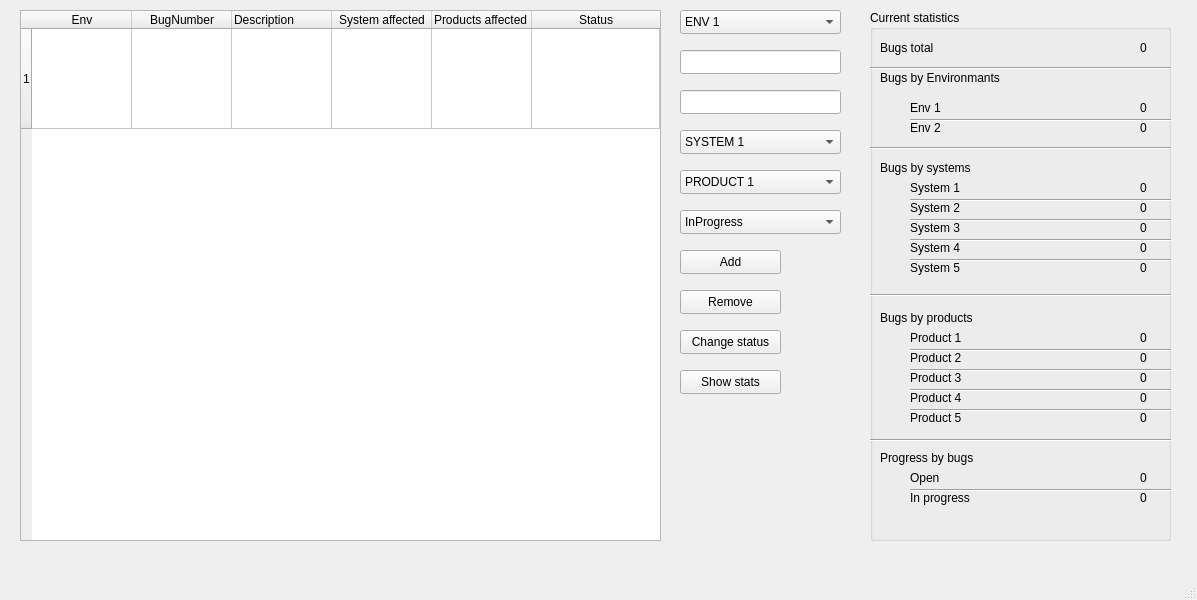
<?xml version="1.0" encoding="UTF-8"?>
<ui version="4.0">
 <class>MainWindow</class>
 <widget class="QMainWindow" name="MainWindow">
  <property name="geometry">
   <rect>
    <x>0</x>
    <y>0</y>
    <width>1197</width>
    <height>600</height>
   </rect>
  </property>
  <property name="windowTitle">
   <string>MainWindow</string>
  </property>
  <widget class="QWidget" name="centralwidget">
   <widget class="QTableWidget" name="tableWidget">
    <property name="geometry">
     <rect>
      <x>20</x>
      <y>10</y>
      <width>641</width>
      <height>531</height>
     </rect>
    </property>
    <property name="sizePolicy">
     <sizepolicy hsizetype="Maximum" vsizetype="Expanding">
      <horstretch>0</horstretch>
      <verstretch>0</verstretch>
     </sizepolicy>
    </property>
    <property name="maximumSize">
     <size>
      <width>961</width>
      <height>16777215</height>
     </size>
    </property>
    <attribute name="horizontalHeaderCascadingSectionResizes">
     <bool>false</bool>
    </attribute>
    <attribute name="horizontalHeaderMinimumSectionSize">
     <number>50</number>
    </attribute>
    <attribute name="horizontalHeaderStretchLastSection">
     <bool>true</bool>
    </attribute>
    <attribute name="verticalHeaderCascadingSectionResizes">
     <bool>false</bool>
    </attribute>
    <attribute name="verticalHeaderMinimumSectionSize">
     <number>30</number>
    </attribute>
    <attribute name="verticalHeaderDefaultSectionSize">
     <number>100</number>
    </attribute>
    <attribute name="verticalHeaderHighlightSections">
     <bool>true</bool>
    </attribute>
    <attribute name="verticalHeaderShowSortIndicator" stdset="0">
     <bool>false</bool>
    </attribute>
    <attribute name="verticalHeaderStretchLastSection">
     <bool>false</bool>
    </attribute>
    <row>
     <property name="text">
      <string>1</string>
     </property>
    </row>
    <column>
     <property name="text">
      <string>Env</string>
     </property>
    </column>
    <column>
     <property name="text">
      <string>BugNumber</string>
     </property>
    </column>
    <column>
     <property name="text">
      <string>Description</string>
     </property>
     <property name="textAlignment">
      <set>AlignJustify|AlignVCenter</set>
     </property>
    </column>
    <column>
     <property name="text">
      <string>System affected</string>
     </property>
    </column>
    <column>
     <property name="text">
      <string>Products affected</string>
     </property>
     <property name="textAlignment">
      <set>AlignJustify|AlignVCenter</set>
     </property>
    </column>
    <column>
     <property name="text">
      <string>Status</string>
     </property>
    </column>
   </widget>
   <widget class="QPushButton" name="addButton">
    <property name="geometry">
     <rect>
      <x>680</x>
      <y>250</y>
      <width>101</width>
      <height>24</height>
     </rect>
    </property>
    <property name="styleSheet">
     <string notr="true"/>
    </property>
    <property name="text">
     <string>Add</string>
    </property>
   </widget>
   <widget class="QPushButton" name="removeButton">
    <property name="geometry">
     <rect>
      <x>680</x>
      <y>290</y>
      <width>101</width>
      <height>24</height>
     </rect>
    </property>
    <property name="text">
     <string>Remove</string>
    </property>
   </widget>
   <widget class="QLineEdit" name="BugNumberLineEdit">
    <property name="geometry">
     <rect>
      <x>680</x>
      <y>50</y>
      <width>161</width>
      <height>24</height>
     </rect>
    </property>
   </widget>
   <widget class="QLineEdit" name="DescriptionLineEdit">
    <property name="geometry">
     <rect>
      <x>680</x>
      <y>90</y>
      <width>161</width>
      <height>24</height>
     </rect>
    </property>
   </widget>
   <widget class="QComboBox" name="EnvironmentComboBox">
    <property name="geometry">
     <rect>
      <x>680</x>
      <y>10</y>
      <width>161</width>
      <height>24</height>
     </rect>
    </property>
    <property name="editable">
     <bool>false</bool>
    </property>
    <property name="currentText">
     <string>ENV 1</string>
    </property>
    <property name="currentIndex">
     <number>0</number>
    </property>
    <property name="maxVisibleItems">
     <number>2</number>
    </property>
    <property name="maxCount">
     <number>2</number>
    </property>
    <item>
     <property name="text">
      <string>ENV 1</string>
     </property>
    </item>
    <item>
     <property name="text">
      <string>ENV 2</string>
     </property>
    </item>
   </widget>
   <widget class="QGroupBox" name="StatisticsGroupBox">
    <property name="geometry">
     <rect>
      <x>870</x>
      <y>10</y>
      <width>301</width>
      <height>531</height>
     </rect>
    </property>
    <property name="title">
     <string>Current statistics</string>
    </property>
    <widget class="QLabel" name="label">
     <property name="geometry">
      <rect>
       <x>10</x>
       <y>30</y>
       <width>71</width>
       <height>16</height>
      </rect>
     </property>
     <property name="text">
      <string>Bugs total</string>
     </property>
    </widget>
    <widget class="QLabel" name="BugsTotalLabel">
     <property name="enabled">
      <bool>true</bool>
     </property>
     <property name="geometry">
      <rect>
       <x>270</x>
       <y>30</y>
       <width>58</width>
       <height>16</height>
      </rect>
     </property>
     <property name="text">
      <string>0</string>
     </property>
    </widget>
    <widget class="QLabel" name="label_3">
     <property name="geometry">
      <rect>
       <x>10</x>
       <y>60</y>
       <width>151</width>
       <height>16</height>
      </rect>
     </property>
     <property name="text">
      <string>Bugs by Environmants</string>
     </property>
    </widget>
    <widget class="QLabel" name="BugsInEnv1Label">
     <property name="geometry">
      <rect>
       <x>270</x>
       <y>90</y>
       <width>58</width>
       <height>16</height>
      </rect>
     </property>
     <property name="text">
      <string>0</string>
     </property>
    </widget>
    <widget class="QLabel" name="label_5">
     <property name="geometry">
      <rect>
       <x>40</x>
       <y>90</y>
       <width>58</width>
       <height>16</height>
      </rect>
     </property>
     <property name="text">
      <string>Env 1</string>
     </property>
    </widget>
    <widget class="QLabel" name="label_6">
     <property name="geometry">
      <rect>
       <x>40</x>
       <y>110</y>
       <width>58</width>
       <height>16</height>
      </rect>
     </property>
     <property name="text">
      <string>Env 2</string>
     </property>
    </widget>
    <widget class="QLabel" name="BugsInEnv2Label">
     <property name="geometry">
      <rect>
       <x>270</x>
       <y>110</y>
       <width>58</width>
       <height>16</height>
      </rect>
     </property>
     <property name="text">
      <string>0</string>
     </property>
    </widget>
    <widget class="QLabel" name="label_8">
     <property name="geometry">
      <rect>
       <x>10</x>
       <y>150</y>
       <width>111</width>
       <height>16</height>
      </rect>
     </property>
     <property name="text">
      <string>Bugs by systems</string>
     </property>
    </widget>
    <widget class="QLabel" name="label_9">
     <property name="geometry">
      <rect>
       <x>40</x>
       <y>170</y>
       <width>58</width>
       <height>16</height>
      </rect>
     </property>
     <property name="text">
      <string>System 1</string>
     </property>
    </widget>
    <widget class="QLabel" name="label_10">
     <property name="geometry">
      <rect>
       <x>40</x>
       <y>190</y>
       <width>58</width>
       <height>16</height>
      </rect>
     </property>
     <property name="text">
      <string>System 2</string>
     </property>
    </widget>
    <widget class="QLabel" name="label_11">
     <property name="geometry">
      <rect>
       <x>40</x>
       <y>210</y>
       <width>58</width>
       <height>16</height>
      </rect>
     </property>
     <property name="text">
      <string>System 3</string>
     </property>
    </widget>
    <widget class="QLabel" name="label_12">
     <property name="geometry">
      <rect>
       <x>40</x>
       <y>230</y>
       <width>58</width>
       <height>16</height>
      </rect>
     </property>
     <property name="text">
      <string>System 4</string>
     </property>
    </widget>
    <widget class="QLabel" name="label_13">
     <property name="geometry">
      <rect>
       <x>40</x>
       <y>250</y>
       <width>58</width>
       <height>16</height>
      </rect>
     </property>
     <property name="text">
      <string>System 5</string>
     </property>
    </widget>
    <widget class="QLabel" name="BugsInSystem1Label">
     <property name="geometry">
      <rect>
       <x>270</x>
       <y>170</y>
       <width>58</width>
       <height>16</height>
      </rect>
     </property>
     <property name="text">
      <string>0</string>
     </property>
    </widget>
    <widget class="QLabel" name="BugsInSystem2Label">
     <property name="geometry">
      <rect>
       <x>270</x>
       <y>190</y>
       <width>58</width>
       <height>16</height>
      </rect>
     </property>
     <property name="text">
      <string>0</string>
     </property>
    </widget>
    <widget class="QLabel" name="BugsInSystem3Label">
     <property name="geometry">
      <rect>
       <x>270</x>
       <y>210</y>
       <width>58</width>
       <height>16</height>
      </rect>
     </property>
     <property name="text">
      <string>0</string>
     </property>
    </widget>
    <widget class="QLabel" name="BugsInSystem4Label">
     <property name="geometry">
      <rect>
       <x>270</x>
       <y>230</y>
       <width>58</width>
       <height>16</height>
      </rect>
     </property>
     <property name="text">
      <string>0</string>
     </property>
    </widget>
    <widget class="QLabel" name="BugsInSystem5Label">
     <property name="geometry">
      <rect>
       <x>270</x>
       <y>250</y>
       <width>58</width>
       <height>16</height>
      </rect>
     </property>
     <property name="text">
      <string>0</string>
     </property>
    </widget>
    <widget class="Line" name="line">
     <property name="geometry">
      <rect>
       <x>0</x>
       <y>50</y>
       <width>351</width>
       <height>16</height>
      </rect>
     </property>
     <property name="orientation">
      <enum>Qt::Horizontal</enum>
     </property>
    </widget>
    <widget class="Line" name="line_2">
     <property name="geometry">
      <rect>
       <x>40</x>
       <y>95</y>
       <width>311</width>
       <height>31</height>
      </rect>
     </property>
     <property name="orientation">
      <enum>Qt::Horizontal</enum>
     </property>
    </widget>
    <widget class="Line" name="line_3">
     <property name="geometry">
      <rect>
       <x>0</x>
       <y>123</y>
       <width>351</width>
       <height>31</height>
      </rect>
     </property>
     <property name="orientation">
      <enum>Qt::Horizontal</enum>
     </property>
    </widget>
    <widget class="Line" name="line_4">
     <property name="geometry">
      <rect>
       <x>40</x>
       <y>180</y>
       <width>311</width>
       <height>20</height>
      </rect>
     </property>
     <property name="orientation">
      <enum>Qt::Horizontal</enum>
     </property>
    </widget>
    <widget class="Line" name="line_5">
     <property name="geometry">
      <rect>
       <x>40</x>
       <y>200</y>
       <width>311</width>
       <height>21</height>
      </rect>
     </property>
     <property name="orientation">
      <enum>Qt::Horizontal</enum>
     </property>
    </widget>
    <widget class="Line" name="line_6">
     <property name="geometry">
      <rect>
       <x>40</x>
       <y>220</y>
       <width>311</width>
       <height>20</height>
      </rect>
     </property>
     <property name="orientation">
      <enum>Qt::Horizontal</enum>
     </property>
    </widget>
    <widget class="Line" name="line_7">
     <property name="geometry">
      <rect>
       <x>40</x>
       <y>240</y>
       <width>311</width>
       <height>21</height>
      </rect>
     </property>
     <property name="orientation">
      <enum>Qt::Horizontal</enum>
     </property>
    </widget>
    <widget class="Line" name="line_8">
     <property name="geometry">
      <rect>
       <x>0</x>
       <y>270</y>
       <width>351</width>
       <height>31</height>
      </rect>
     </property>
     <property name="orientation">
      <enum>Qt::Horizontal</enum>
     </property>
    </widget>
    <widget class="QLabel" name="label_19">
     <property name="geometry">
      <rect>
       <x>10</x>
       <y>300</y>
       <width>131</width>
       <height>16</height>
      </rect>
     </property>
     <property name="text">
      <string>Bugs by products</string>
     </property>
    </widget>
    <widget class="QLabel" name="label_20">
     <property name="geometry">
      <rect>
       <x>40</x>
       <y>320</y>
       <width>58</width>
       <height>16</height>
      </rect>
     </property>
     <property name="text">
      <string>Product 1</string>
     </property>
    </widget>
    <widget class="QLabel" name="label_21">
     <property name="geometry">
      <rect>
       <x>40</x>
       <y>340</y>
       <width>58</width>
       <height>16</height>
      </rect>
     </property>
     <property name="text">
      <string>Product 2</string>
     </property>
    </widget>
    <widget class="QLabel" name="label_22">
     <property name="geometry">
      <rect>
       <x>40</x>
       <y>360</y>
       <width>58</width>
       <height>16</height>
      </rect>
     </property>
     <property name="text">
      <string>Product 3</string>
     </property>
    </widget>
    <widget class="QLabel" name="label_23">
     <property name="geometry">
      <rect>
       <x>40</x>
       <y>380</y>
       <width>58</width>
       <height>16</height>
      </rect>
     </property>
     <property name="text">
      <string>Product 4</string>
     </property>
    </widget>
    <widget class="QLabel" name="label_24">
     <property name="geometry">
      <rect>
       <x>40</x>
       <y>400</y>
       <width>58</width>
       <height>16</height>
      </rect>
     </property>
     <property name="text">
      <string>Product 5</string>
     </property>
    </widget>
    <widget class="Line" name="line_9">
     <property name="geometry">
      <rect>
       <x>40</x>
       <y>330</y>
       <width>311</width>
       <height>20</height>
      </rect>
     </property>
     <property name="orientation">
      <enum>Qt::Horizontal</enum>
     </property>
    </widget>
    <widget class="Line" name="line_10">
     <property name="geometry">
      <rect>
       <x>40</x>
       <y>350</y>
       <width>311</width>
       <height>21</height>
      </rect>
     </property>
     <property name="orientation">
      <enum>Qt::Horizontal</enum>
     </property>
    </widget>
    <widget class="Line" name="line_11">
     <property name="geometry">
      <rect>
       <x>40</x>
       <y>370</y>
       <width>311</width>
       <height>21</height>
      </rect>
     </property>
     <property name="orientation">
      <enum>Qt::Horizontal</enum>
     </property>
    </widget>
    <widget class="Line" name="line_12">
     <property name="geometry">
      <rect>
       <x>40</x>
       <y>390</y>
       <width>311</width>
       <height>21</height>
      </rect>
     </property>
     <property name="orientation">
      <enum>Qt::Horizontal</enum>
     </property>
    </widget>
    <widget class="QLabel" name="BugsInProduct1Label">
     <property name="geometry">
      <rect>
       <x>270</x>
       <y>320</y>
       <width>58</width>
       <height>16</height>
      </rect>
     </property>
     <property name="text">
      <string>0</string>
     </property>
    </widget>
    <widget class="QLabel" name="BugsInProduct2Label">
     <property name="geometry">
      <rect>
       <x>270</x>
       <y>340</y>
       <width>58</width>
       <height>16</height>
      </rect>
     </property>
     <property name="text">
      <string>0</string>
     </property>
    </widget>
    <widget class="QLabel" name="BugsInProduct3Label">
     <property name="geometry">
      <rect>
       <x>270</x>
       <y>360</y>
       <width>58</width>
       <height>16</height>
      </rect>
     </property>
     <property name="text">
      <string>0</string>
     </property>
    </widget>
    <widget class="QLabel" name="BugsInProduct4Label">
     <property name="geometry">
      <rect>
       <x>270</x>
       <y>380</y>
       <width>58</width>
       <height>16</height>
      </rect>
     </property>
     <property name="text">
      <string>0</string>
     </property>
    </widget>
    <widget class="QLabel" name="BugsInProduct5Label">
     <property name="geometry">
      <rect>
       <x>270</x>
       <y>400</y>
       <width>58</width>
       <height>16</height>
      </rect>
     </property>
     <property name="text">
      <string>0</string>
     </property>
    </widget>
    <widget class="Line" name="line_13">
     <property name="geometry">
      <rect>
       <x>0</x>
       <y>420</y>
       <width>351</width>
       <height>21</height>
      </rect>
     </property>
     <property name="orientation">
      <enum>Qt::Horizontal</enum>
     </property>
    </widget>
    <widget class="QLabel" name="label_30">
     <property name="geometry">
      <rect>
       <x>10</x>
       <y>440</y>
       <width>131</width>
       <height>16</height>
      </rect>
     </property>
     <property name="text">
      <string>Progress by bugs</string>
     </property>
    </widget>
    <widget class="QLabel" name="label_31">
     <property name="geometry">
      <rect>
       <x>40</x>
       <y>460</y>
       <width>58</width>
       <height>16</height>
      </rect>
     </property>
     <property name="text">
      <string>Open</string>
     </property>
    </widget>
    <widget class="QLabel" name="label_32">
     <property name="geometry">
      <rect>
       <x>40</x>
       <y>480</y>
       <width>71</width>
       <height>16</height>
      </rect>
     </property>
     <property name="text">
      <string>In progress</string>
     </property>
    </widget>
    <widget class="QLabel" name="label_33">
     <property name="geometry">
      <rect>
       <x>40</x>
       <y>500</y>
       <width>58</width>
       <height>16</height>
      </rect>
     </property>
     <property name="text">
      <string/>
     </property>
    </widget>
    <widget class="Line" name="line_14">
     <property name="geometry">
      <rect>
       <x>40</x>
       <y>465</y>
       <width>311</width>
       <height>31</height>
      </rect>
     </property>
     <property name="orientation">
      <enum>Qt::Horizontal</enum>
     </property>
    </widget>
    <widget class="QLabel" name="OpenBugsLabel">
     <property name="geometry">
      <rect>
       <x>270</x>
       <y>460</y>
       <width>58</width>
       <height>16</height>
      </rect>
     </property>
     <property name="text">
      <string>0</string>
     </property>
    </widget>
    <widget class="QLabel" name="BugsInProgressLabel">
     <property name="geometry">
      <rect>
       <x>270</x>
       <y>480</y>
       <width>58</width>
       <height>16</height>
      </rect>
     </property>
     <property name="text">
      <string>0</string>
     </property>
    </widget>
   </widget>
   <widget class="QComboBox" name="AffectedSystemComboBox">
    <property name="geometry">
     <rect>
      <x>680</x>
      <y>130</y>
      <width>161</width>
      <height>24</height>
     </rect>
    </property>
    <item>
     <property name="text">
      <string>SYSTEM 1</string>
     </property>
    </item>
    <item>
     <property name="text">
      <string>SYSTEM 2</string>
     </property>
    </item>
    <item>
     <property name="text">
      <string>SYSTEM 3</string>
     </property>
    </item>
    <item>
     <property name="text">
      <string>SYSTEM 4</string>
     </property>
    </item>
    <item>
     <property name="text">
      <string>SYSTEM 5</string>
     </property>
    </item>
   </widget>
   <widget class="QComboBox" name="AffectedProductComboBox">
    <property name="geometry">
     <rect>
      <x>680</x>
      <y>170</y>
      <width>161</width>
      <height>24</height>
     </rect>
    </property>
    <item>
     <property name="text">
      <string>PRODUCT 1</string>
     </property>
    </item>
    <item>
     <property name="text">
      <string>PRODUCT 2</string>
     </property>
    </item>
    <item>
     <property name="text">
      <string>PRODUCT 3</string>
     </property>
    </item>
    <item>
     <property name="text">
      <string>PRODUCT 4</string>
     </property>
    </item>
    <item>
     <property name="text">
      <string>PRODUCT 5</string>
     </property>
    </item>
   </widget>
   <widget class="QComboBox" name="ChangeStatusComboBox">
    <property name="geometry">
     <rect>
      <x>680</x>
      <y>210</y>
      <width>161</width>
      <height>24</height>
     </rect>
    </property>
    <item>
     <property name="text">
      <string>InProgress</string>
     </property>
    </item>
    <item>
     <property name="text">
      <string>Closed</string>
     </property>
    </item>
   </widget>
   <widget class="QPushButton" name="ChangeStatusPushButton">
    <property name="geometry">
     <rect>
      <x>680</x>
      <y>330</y>
      <width>101</width>
      <height>24</height>
     </rect>
    </property>
    <property name="text">
     <string>Change status</string>
    </property>
   </widget>
   <widget class="QPushButton" name="ShowStatsPushButton">
    <property name="geometry">
     <rect>
      <x>680</x>
      <y>370</y>
      <width>101</width>
      <height>24</height>
     </rect>
    </property>
    <property name="text">
     <string>Show stats</string>
    </property>
   </widget>
  </widget>
  <widget class="QMenuBar" name="menubar">
   <property name="geometry">
    <rect>
     <x>0</x>
     <y>0</y>
     <width>1197</width>
     <height>21</height>
    </rect>
   </property>
  </widget>
  <widget class="QStatusBar" name="statusbar"/>
 </widget>
 <resources/>
 <connections/>
</ui>
